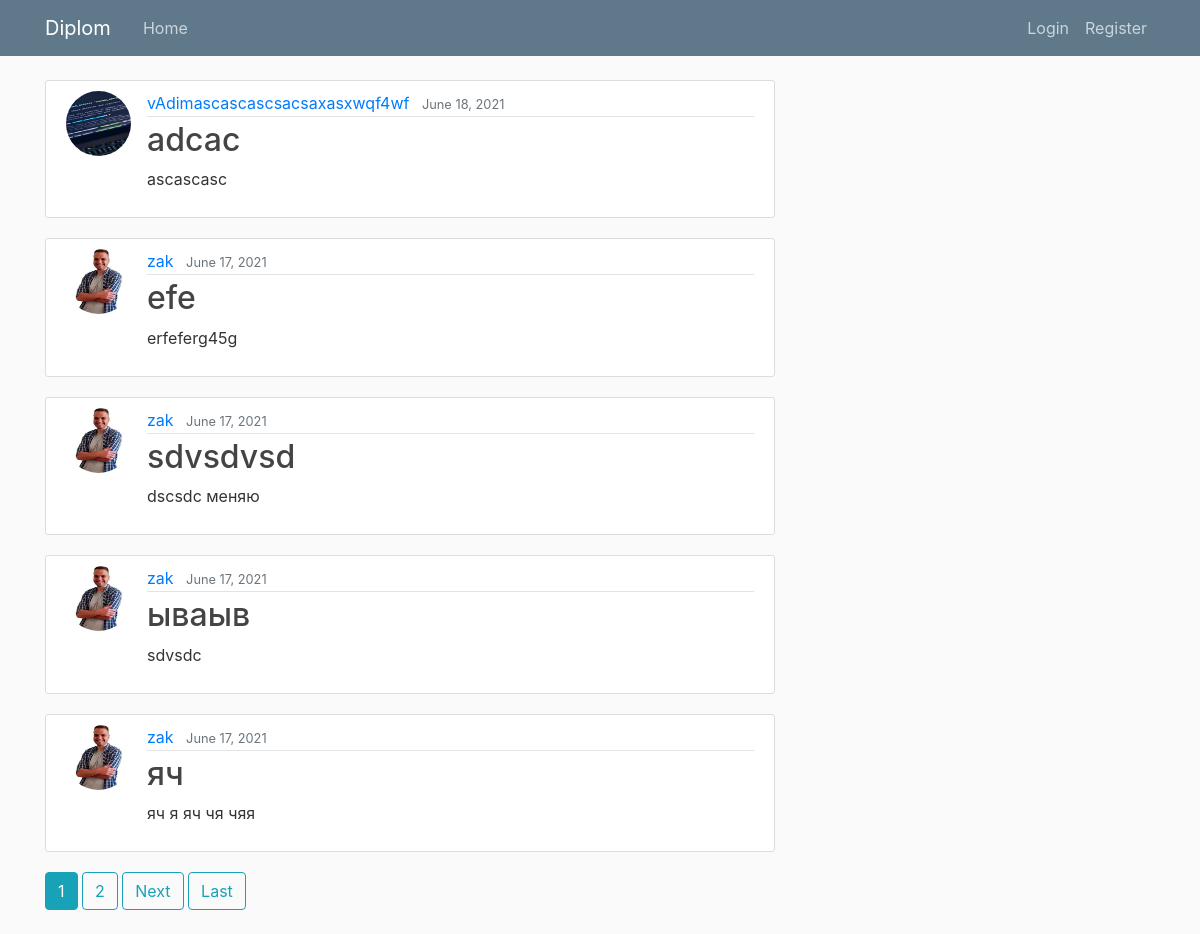
Before: / with the older database file.
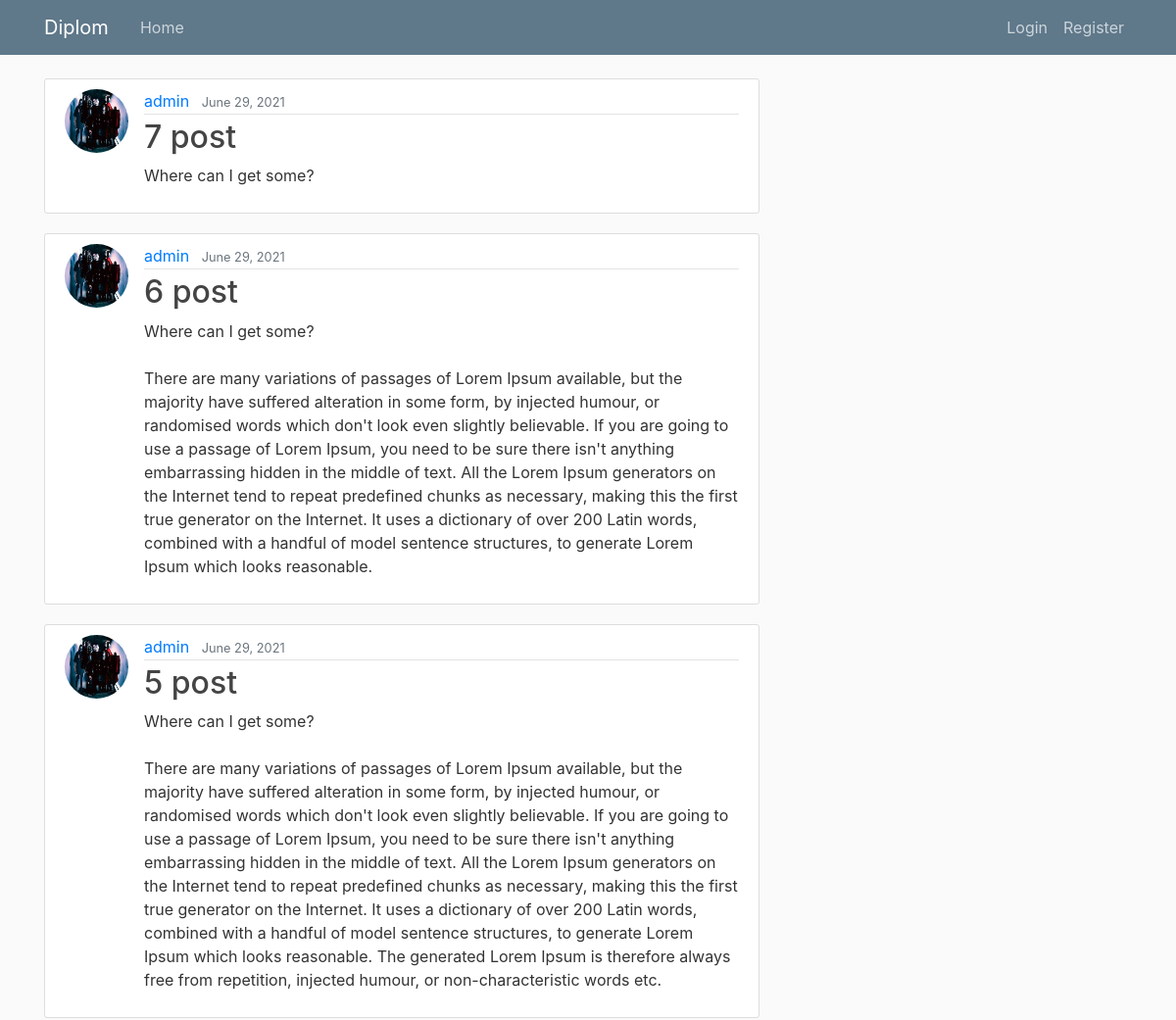
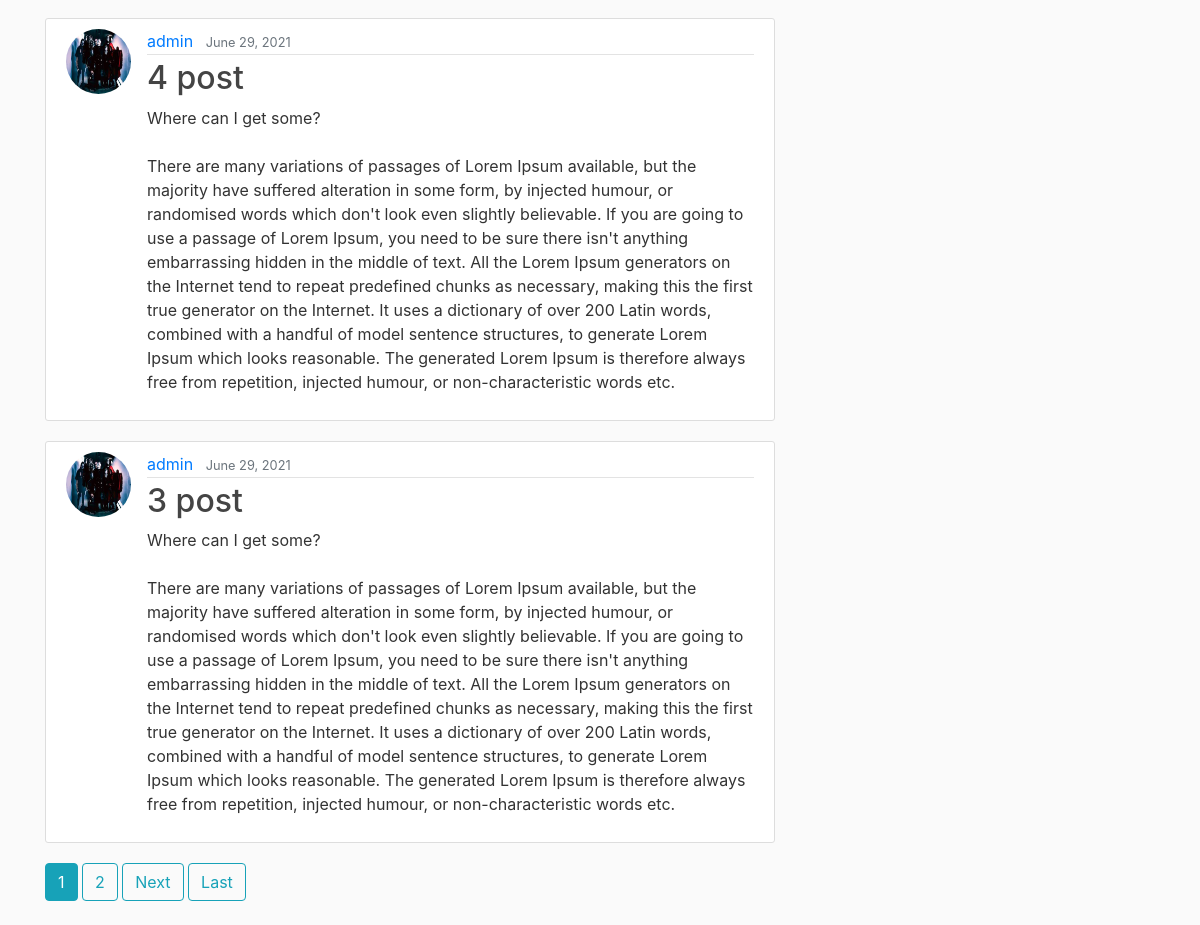
After: the same page with the newer database file (2 pictures, top to bottom).
### blog/models.py (models this page shows, shortened)
class Post(models.Model):
    title = models.CharField(max_length=100)
    content = models.TextField()
    date_posted = models.DateTimeField(default=timezone.now)
    author = models.ForeignKey(User, on_delete=models.CASCADE)

### users/models.py (models this page shows, shortened)
class Profile(models.Model):
    user = models.OneToOneField(User, on_delete=models.CASCADE)
    image = models.ImageField(default='default.jpg', upload_to='profile_pics')

### blog/views.py (the view)
# urls.py: path('', PostListView.as_view(), name='blog-home'),
class PostListView(ListView):
    model = Post
    template_name = 'blog/home.html'
    context_object_name = 'posts'
    ordering = ['-date_posted']
    paginate_by = 5

### blog/templates/blog/home.html (shortened to what this page needs)
{% extends "blog/base.html" %}
{% load static %}
{% block content %}
    {% for post in posts %}
        <article class="media content-section">
          <img class="rounded-circle article-img" src="{{ post.author.profile.image.url }}">
          <div class="media-body">
            <div class="article-metadata">
              <a class="mr-2" href="{% url 'user-posts' post.author.username %}">{{ post.author }}</a>
              <small class="text-muted">{{ post.date_posted|date:"F d, Y" }}</small>
            </div>
            <h2><a class="article-title" href="{% url 'post-detail' post.id %}">{{ post.title }}</a></h2>
            <p class="article-content">{{ post.content }}</p>
          </div>
        </article>
    {% endfor %}
    {% if is_paginated %}
      {% for num in page_obj.paginator.page_range %}
        {% if page_obj.number == num %}
          <a class="btn btn-info mb-4" href="?page={{ num }}">{{ num }}</a>
        {% elif num > page_obj.number|add:'-3' and num < page_obj.number|add:'3' %}
          <a class="btn btn-outline-info mb-4" href="?page={{ num }}">{{ num }}</a>
        {% endif %}
      {% endfor %}
      {% if page_obj.has_next %}
        <a class="btn btn-outline-info mb-4" href="?page={{ page_obj.next_page_number }}">Next</a>
        <a class="btn btn-outline-info mb-4" href="?page={{ page_obj.paginator.num_pages }}">Last</a>
      {% endif %}
    {% endif %}
{% endblock content %}

### blog/templates/blog/base.html (shortened to what this page needs)
{% load static %}
<!DOCTYPE html>
<html>
<head>
    <link rel="stylesheet" href="https://maxcdn.bootstrapcdn.com/bootstrap/4.0.0/css/bootstrap.min.css">
    <link rel="stylesheet" type="text/css" href="{% static '/css/main.css' %}">
</head>
<body>
    <header class="site-header">
      <nav class="navbar navbar-expand-md navbar-dark bg-steel fixed-top">
        <div class="container">
          <a class="navbar-brand mr-4" href="{% url 'blog-home' %}">Diplom</a>
          <div class="collapse navbar-collapse" id="navbarToggle">
            <div class="navbar-nav mr-auto">
              <a class="nav-item nav-link" href="{% url 'blog-home' %}">Home</a>
            </div>
            <div class="navbar-nav">
              {% if user.is_authenticated %}
                <a class="nav-item nav-link" href="{% url 'post-create' %}">New Post</a>
                <a class="nav-item nav-link" href="{% url 'profile' %}">Profile</a>
                <a class="nav-item nav-link" href="{% url 'logout' %}">Logout</a>
              {% else %}
                <a class="nav-item nav-link" href="{% url 'login' %}">Login</a>
                <a class="nav-item nav-link" href="{% url 'register' %}">Register</a>
              {% endif %}
            </div>
          </div>
        </div>
      </nav>
    </header>
    <main role="main" class="container">
      <div class="row">
        <div class="col-md-8">
          {% block content %}
          {% endblock %}
        </div>
      </div>
    </main>
</body>

### static/css/main.css (style rules this page uses)
body { background: #fafafa; color: #333333; margin-top: 5rem; }
h1, h2, h3, h4, h5, h6 { color: #444444; }
.bg-steel { background-color: #5f788a; }
.site-header .navbar-nav .nav-link { color: #cbd5db; }
.content-section { background: #ffffff; padding: 10px 20px; border: 1px solid #dddddd; border-radius: 3px; margin-bottom: 20px; }
.article-title { color: #444444; }
.article-content { white-space: pre-line; }
.article-img { height: 65px; width: 65px; margin-right: 16px; }
.article-metadata { padding-bottom: 1px; margin-bottom: 4px; border-bottom: 1px solid #e3e3e3 }

Changed rows visible on the page:
removed Post: author.profile.image (picture), author "vAdimascascascsacsaxasxwqf4wf", date_posted "June 18, 2021", title "adcac", content "ascascasc"
removed Post: author.profile.image (picture), author "zak", date_posted "June 17, 2021", title "efe", content "erfeferg45g"
removed Post: author.profile.image (picture), author "zak", date_posted "June 17, 2021", title "sdvsdvsd", content "dscsdc меняю"
removed Post: author.profile.image (picture), author "zak", date_posted "June 17, 2021", title "ываыв", content "sdvsdc"
removed Post: author.profile.image (picture), author "zak", date_posted "June 17, 2021", title "яч", content "яч я яч чя чяя"
added Post: author.profile.image (picture), author "admin", date_posted "June 29, 2021", title "7 post", content "Where can I get some?"
added Post: author.profile.image (picture), author "admin", date_posted "June 29, 2021", title "6 post", content "Where can I get some? There are many variations of passages of Lorem Ipsum available, but the majority have suffered alteration in some form, by injected humour, or randomised words which don't look even slightly believable. If you are going to use a passage of Lorem Ipsum, you need to be sure there isn't anything embarrassing hidden in the middle of text. All the Lorem Ipsum generators on the Internet tend to repeat predefined chunks as necessary, making this the first true generator on the Internet. It uses a dictionary of over 200 Latin words, combined with a handful of model sentence structures, to generate Lorem Ipsum which looks reasonable."
added Post: author.profile.image (picture), author "admin", date_posted "June 29, 2021", title "5 post", content "Where can I get some? There are many variations of passages of Lorem Ipsum available, but the majority have suffered alteration in some form, by injected humour, or randomised words which don't look even slightly believable. If you are going to use a passage of Lorem Ipsum, you need to be sure there isn't anything embarrassing hidden in the middle of text. All the Lorem Ipsum generators on the Internet tend to repeat predefined chunks as necessary, making this the first true generator on the Internet. It uses a dictionary of over 200 Latin words, combined with a handful of model sentence structures, to generate Lorem Ipsum which looks reasonable. The generated Lorem Ipsum is therefore…"
added Post: author.profile.image (picture), author "admin", date_posted "June 29, 2021", title "4 post", content "Where can I get some? There are many variations of passages of Lorem Ipsum available, but the majority have suffered alteration in some form, by injected humour, or randomised words which don't look even slightly believable. If you are going to use a passage of Lorem Ipsum, you need to be sure there isn't anything embarrassing hidden in the middle of text. All the Lorem Ipsum generators on the Internet tend to repeat predefined chunks as necessary, making this the first true generator on the Internet. It uses a dictionary of over 200 Latin words, combined with a handful of model sentence structures, to generate Lorem Ipsum which looks reasonable. The generated Lorem Ipsum is therefore…"
added Post: author.profile.image (picture), author "admin", date_posted "June 29, 2021", title "3 post", content "Where can I get some? There are many variations of passages of Lorem Ipsum available, but the majority have suffered alteration in some form, by injected humour, or randomised words which don't look even slightly believable. If you are going to use a passage of Lorem Ipsum, you need to be sure there isn't anything embarrassing hidden in the middle of text. All the Lorem Ipsum generators on the Internet tend to repeat predefined chunks as necessary, making this the first true generator on the Internet. It uses a dictionary of over 200 Latin words, combined with a handful of model sentence structures, to generate Lorem Ipsum which looks reasonable. The generated Lorem Ipsum is therefore…"
